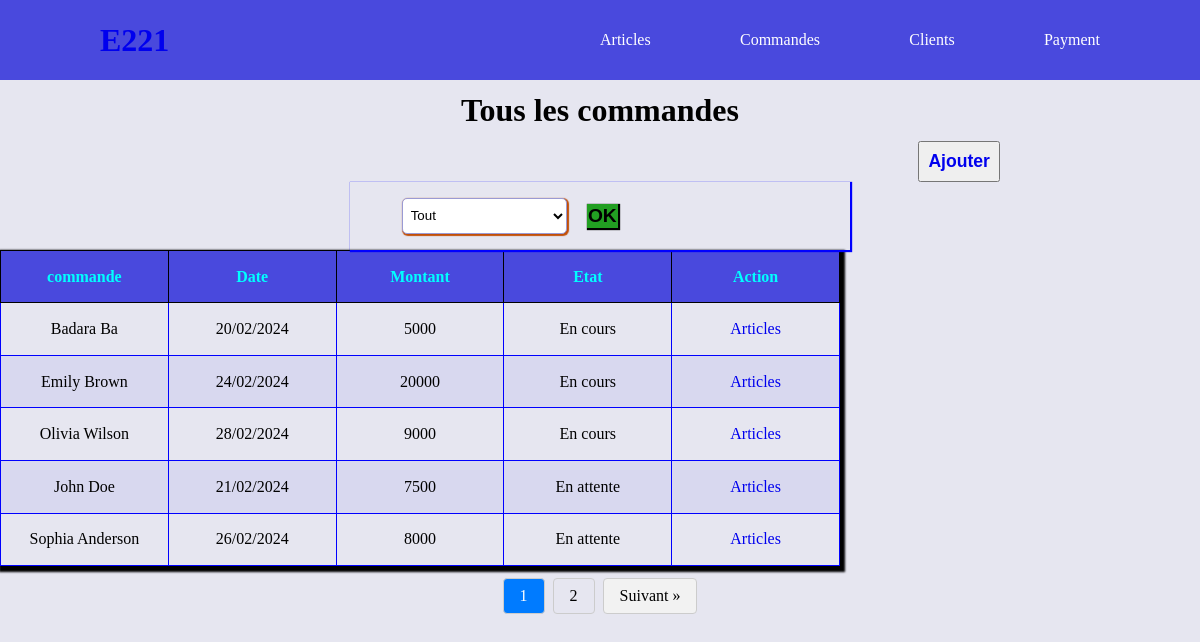
Screenshot of /?controller=commande&page=commande with the database file from the repository.
### tables this page shows
CREATE TABLE commande(
   idc INT NOT NULL AUTO_INCREMENT ,
   datec DATE,
   montant VARCHAR(100),
   idetat INT NOT NULL,
   id INT NOT NULL,
   FOREIGN KEY(id) REFERENCES client(id),
   FOREIGN KEY(idetat) REFERENCES etatcom(idetat),
   PRIMARY KEY(idc)
);

CREATE TABLE client(
   id INT NOT NULL AUTO_INCREMENT ,
   nom VARCHAR(100) NOT NULL,
   prenom VARCHAR(100) NOT NULL,
   telephone VARCHAR(20) NOT NULL UNIQUE,
   PRIMARY KEY(id)
);

CREATE TABLE etatcom(
   idetat INT NOT NULL AUTO_INCREMENT ,
   nometat VARCHAR(20),
   PRIMARY KEY(idetat)
);

### config/helpers.php (called while the page is built, shortened)
<?php
function loadview(string $views, array $data = [], $layout = "base")
{
    extract($data);
    require_once(ROOT . "/views/" . $views);
    $cFV = ob_get_clean();
    require_once("../views/layout/" . $layout . ".layout.php");
}
function path(string $controller, string $page, array $additional = []): string
{
    $link = WEBROOT . "/?controller=$controller&page=$page";
    if (!empty($additional)) {
      foreach ($additional as $key => $value) {
        $link=$link."&"."$key=$value";
      }
    }
    return $link;
}
function countElement(string $table){
    $sql= "select count(*) as total from $table"  ;
   return executeSelect($sql,[],true);
}

### public/index.php (called while the page is built, shortened)
<?php
    require_once(ROOT."/config/router.php");

### bd/database.php (called while the page is built, shortened)
<?php
function openConnexion(){
    $data=null;
    $servername = 'localhost';
    $username = 'gesarticle';
    $password = 'passer123';
    $dbname="article";
    try {
        $conn = new PDO("mysql:host=$servername;dbname=$dbname", $username, $password);
        $conn->setAttribute(PDO::ATTR_ERRMODE, PDO::ERRMODE_EXCEPTION);
        $conn->setAttribute(PDO::ATTR_DEFAULT_FETCH_MODE, PDO::FETCH_ASSOC);
        return $conn;
    } catch(PDOException $e) {
        echo "Erreur de connexion à la base de données : " . $e->getMessage();
    }
}
function executeSelect(string $sql,array $data=[],$one=false) {
        $conn=openConnexion();
        $statement = $conn->prepare($sql);
      count($data)==0?$statement->execute():$statement->execute($data);
      $result=$one==true?$statement->fetch():$statement->fetchAll();
        return $result ;
}

### model/commande.model.php (called while the page is built, shortened)
<?php
function findAllCommandes(int $filtre,$debut=0):array{
    $sql="select *,DATE_FORMAT(datec, '%d/%m/%Y') as datec from commande c,client cl, etatcom et where c.id=cl.id and c.idetat=et.idetat";
     $sql=$sql." limit $debut,5";
    return executeSelect($sql,$filtre!=0?["filtre"=>$filtre]:[]);
}

### views/commande/allcommande.html.php (the view, shortened to what this page needs)
<h1> Tous les commandes</h1>
<div class="col-12 flex aic jcc">
    <div class="col-8 flex aiend">
        <button><a href="<?= path('commande', 'ajoutcommande') ?>">Ajouter</a></button>
    </div>
    </div>
<form action="<?= WEBROOT ?>" method="get">
    <div class="formc flex aic jcc col-5">
        <div class="col-10 flex jc-se aic">
            <select name="etat" id="" class="col-5">
                <option value="0">Tout</option>
            </select>
            <button type="submit" name="page" value="commande" class="butfiltre bgreen"> OK </button>
        </div>
    </div>
</form>
<table>
    <thead>
        <th>commande</th>
        <th>Date</th>
        <th>Montant</th>
        <th>Etat</th>
        <th> Action</th>
    </thead>
    <tbody>
        <?php foreach ($commandes as $key => $commande) : ?>
            <tr>
                <td><?= $commande["prenom"] . " " . $commande["nom"] ?></td>
                <td><?= $commande["datec"] ?></td>
                <td><?= $commande["montant"] ?></td>
                <td><?= $commande["nometat"] ?></td>
                <td> <a href="<?= path('article','article',['key'=>$commande['idc']])?>"> Articles</a> </td>
            </tr>
        <?php endforeach ?>
    </tbody>
</table>
<div class="flex jcc aic col-12 espaceTB">
    <div class="pagination ">
        <?php for ($i = 1; $i <= $nbr_page; $i++) : ?>
            <a href=" <?= path('commande', 'commande', ['pos' => $i,"etat"=>$_SESSION["filtre"]]) ?>" class=<?=$page==$i?"active":""?>><?= $i ?> </a>
        <?php endfor ?>
        <?php if ($page < $nbr_page) : ?>
        <a href="<?= path('commande', 'commande', ['pos' => ($page+1),"etat"=>$_SESSION["filtre"]]) ?>" class="next">Suivant &raquo;</a>
        <?php endif ?>
    </div>
</div>

### config/router.php
<?php
if (isset($_REQUEST["controller"])) {
    if ($_REQUEST["controller"]=="commande") {
        require_once(ROOT."/controller/commande.controller.php");
    } else  if ($_REQUEST["controller"]=="article") {
        require_once(ROOT."/controller/article.controller.php");
    } else  if ($_REQUEST["controller"]=="client") {
        require_once(ROOT."/controller/client.controller.php");
    }else  if ($_REQUEST["controller"]=="payement") {
        require_once(ROOT."/controller/payement.controller.php");
    }
}else {
    require_once(ROOT."/controller/article.controller.php");
}

### controller/commande.controller.php (shortened to what this page needs)
<?php
if (isset($_REQUEST["page"])) {
    if ($_REQUEST["page"] == "commande") {
        $filtre = isset($_GET["etat"]) ? $_GET["etat"] : 0;
        $etats = findAllEtats();
        extract(countElement("commande"));
        $page = isset($_GET["pos"]) ? $_GET["pos"] : 1;
        $nbr_page = ceil($total / 5);
        $debut = ($page - 1) * 5;
        $commandes = isset($_GET["key"]) ? findAllCommandesByClientId($filtre, $_GET["key"], $debut) : findAllCommandes($filtre, $debut);
        loadview("commande/allcommande.html.php", ["commandes" => $commandes, "etats" => $etats, "nbr_page" => $nbr_page, "page" => $page]);
    } else  if ($_REQUEST["page"] == "ajoutcommande") {
        if (isset($_POST["tel"])) {
            if (isset($_SESSION["allArticle"])) {
                unset($_SESSION["allArticle"]);
            }
            if (isset($_SESSION["client-c"])) {
                unset($_SESSION["client-c"]);
            }
            if (isset($_SESSION["article"])) {
                unset($_SESSION["article"]);
            }
            if (isset($_SESSION["qte"])) {
                unset($_SESSION["qte"]);
            }
            if (isset($_SESSION["ncom"])) {
                unset($_SESSION["ncom"]);
            }
            $_SESSION["allArticle"] = findAllArticlesNonPAgi();
            $_SESSION["ncom"] = [];
            $tab = [];
            $phone = trim($_POST["tel"]);
            obligatoire("tel", $phone, $tab);
            if (validate($tab)) {
                $client = findClientByTel($phone);
                if ($client) {
                    $_SESSION["client-c"] = $client;
                } else {
                    $tab["tel"] = "Ce client n'existe pas! Veuillez verifier votre saisie, ou <a href=".path('client', 'ajoutclient').">l'ajouter</a>";
                    $_SESSION["tab"] = $tab;
                }
            } else {
                $_SESSION["tab"] = $tab;
            }
        }else
        if (isset($_POST["ref"])) {
            if (isset($_SESSION["article"])) {
                unset($_SESSION["article"]);
            }
            if (isset($_SESSION["qte"])) {
                unset($_SESSION["qte"]);
            }
            $tab = [];
            $ref = trim($_POST["ref"]);
            obligatoire("ref", $ref, $tab);
            if (validate($tab)) {
                $article = findArticleByRef1($ref, $_SESSION["allArticle"]);
                if ($article) {
                    $_SESSION["article"] = $article;
                } else {
                    $tab["ref"] = "Cet article n'existe pas! Veuillez verifier votre saisie.";
                    $_SESSION["tab"] = $tab;
                }
            } else {
                $_SESSION["tab"] = $tab;
            }
        }else
        if (isset($_POST["qte"])) {
            if (isset($_SESSION["qte"])) {
                unset($_SESSION["qte"]);
            }
            $tab = [];
            $qte = trim($_POST["qte"]);
            obligatoire("qte", $qte, $tab);
            if (validate($tab)) {
                if (is_numeric($qte)) {
                    $_SESSION["qte"] = $qte;
                    if ($qte < 0) {
                        $_SESSION["tab"]["qte"] = "La quantité saisie doit etre superieur a zero!!!";
                    } else if ($_SESSION["article"]["qtestock"] >= $qte) {
                        $nart = [
                            "libelle" => $_SESSION["article"]["libelle"],
                            "prix" => $_SESSION["article"]["prixunitaire"],
                            "qte" => $qte,
                            "ida" => $_SESSION["article"]["ida"]
                        ];
                        $xol = findArticleByref1($nart['libelle'], $_SESSION["ncom"]);
                        if ($xol) {
                            updateNcom($nart['libelle'], $_SESSION["ncom"], $qte);
                        } else {
                            $_SESSION["ncom"][] = $nart;
                        }
                        updateQte($nart["libelle"], $_SESSION["allArticle"], $qte);
                        $_SESSION["article"]["qtestock"] = $_SESSION["article"]["qtestock"] - $qte;
                    } else {
                        $_SESSION["tab"]["qte"] = "La quantité saisie doit etre inferieur a la quantité en stock";
                    }
                } else {
                    $_SESSION["tab"]["qte"] = "La quantité doit être numérique. Veuillez verifier votre saisie.";
                }
            } else {
                $_SESSION["tab"] = $tab;
            }
        }else
        if (isset($_GET["remove"])) {
            upgrateQteAfterRemove($_SESSION["ncom"][$_GET["remove"]]["libelle"], $_SESSION["allArticle"], $_SESSION["ncom"][$_GET["remove"]]["qte"]);
           unset($_SESSION["ncom"][$_GET["remove"]]);
        } else
        if (isset($_POST["Acommander"])) {
            $Ncom = [
                "datec" => date("Y-m-d"),
                "montant" => intval($_SESSION["som"]),
                "idetat" => 2,
                "id" => intval($_SESSION["client-c"]["id"])
            ];
            addCommande($Ncom);
            extract(findLastCommandeId());
            addToAvoir($idc, $_SESSION["ncom"]);
            updateArticleStock1($_SESSION["ncom"]);
            unset($_SESSION["client-c"]);
            unset($_SESSION["article"]);
            unset($_SESSION["qte"]);
            unset($_SESSION["ncom"]);
            unset($_SESSION["som"]);
            redirectToRoute("commande", "commande");
            exit;
        }
        loadview("commande/ajoutcommande.html.php");
    }
} else {
    redirectToRoute("commande", "commande");
}

### views/layout/base.layout.php (shortened to what this page needs)
<!DOCTYPE html>
<html lang="en">
<head>
    <link rel="stylesheet" href="<?=WEBROOT?>/css/style.css">
</head>
<body>
    <?php
    require_once("../views/partials/menu.html.php");
    echo $cFV;
    ?>
</body>
</html>

### views/partials/menu.html.php
<div class="header col-12 flex">
        <div class="col-10 flex ndt">
        <div class="logo col-xs-6 col-sm-6 col-md-3 flex">
            <h1><a href="<?=WEBROOT?>">E221</a></h1>
        </div>
        <ul class=" menu flex col-md-6">
            <li><a href="<?= path('article','article')?>">Articles</a></li>
            <li><a href="<?= path('commande','commande')?>">Commandes</a></li>
            <li><a href=" <?= path('client','listclient')?>">Clients</a></li>
            <li><a href="<?= path('payement','ajoutpayement')?>">Payment</a></li>
        </ul>
    </div>
</div>

### public/css/style.css (style rules this page uses)
* { padding: 0; margin: 0; list-style-type: none; text-decoration: none; box-sizing: border-box; }
.aiend { align-items: flex-end; justify-content: right; }
.bgreen { background-color: rgb(34, 159, 34); }
.espaceTB { margin: 1% 0%; }
.jcc { justify-content: center; }
.flex { display: flex; align-items: center; }
body { background-color: rgb(230, 230, 240); }
table { border-collapse: collapse; box-shadow: 2px 3px 2px 3px black; width: 70%; text-align: center; table-layout: fixed; }
th { border: solid 1px black; padding: 2%; background-color: rgb(73, 73, 221); color: aqua; text-align: center; }
td { border: solid 1px blue; padding: 2%; text-align: center; }
.tabpay input,select { width: 100%; height: 4.5vh; border: solid rgb(154, 154, 212) 1px; background-color: rgb(245, 239, 239); box-shadow: 1px 1px 1px 1px black; margin-bottom: 1%; margin-top: 1%; padding: 1%; border-radius: 5px; }
tbody tr:nth-child(even) { background-color: rgb(216, 216, 239); }
h1 { text-align: center; margin: 1% 0; }
.header { height: 10vh; background-color: rgb(73, 73, 221); justify-content: space-around; color: white; }
.menu { justify-content: space-between; }
.menu li a { color: white; }
.ndt { justify-content: space-between; }
form { width: 100%; display: flex; align-items: center; justify-content: center; color: black; border-radius: 5px; transition: 1s; }
.formc { display: flex; flex-direction: column; justify-content: space-around; align-items: center; width: 40%; height: 80%; box-shadow: 1px 1px 1px 1px blue; padding: 1%; }
select, input { width: 70%; height: 4.5vh; border: solid rgb(154, 154, 212) 1px; background-color: rgb(245, 239, 239); box-shadow: 1px 1px 1px 1px #c14e07; margin-bottom: 1%; margin-top: 1%; padding: 1%; border-radius: 5px; }
select, input:hover, textarea:hover { background-color: white; color: black; }
button { color: white; padding: 1%; font-weight: 900; font-size: 1.1em; cursor: pointer; transition: .8s; }
.butfiltre { margin-left: 5%; color: black; padding: .3%; box-shadow: 1px 1px 1px 1px black; font-size: 1.2em; transition: .5s; border: none; }
.pagination { display: flex; list-style: none; padding: 0; }
.pagination a { color: #000; text-decoration: none; padding: 8px 16px; margin: 0 4px; border: 1px solid #ccc; border-radius: 4px; }
.pagination a.active { background-color: #007bff; color: #fff; }
.pagination .prev, .pagination .next { background-color: #f2f2f2; }
.col-5 { width: 41.66%; }
.col-8 { width: 66.66%; }
.col-10 { width: 83.33%; }
.col-12 { width: 100%; }
@media only screen and (min-width: 600px) { .col-sm-6 { width: 50%; } }
@media only screen and (min-width: 768px) { .col-md-3 { width: 25%; } }
@media only screen and (min-width: 768px) { .col-md-6 { width: 50%; } }

### rows the page displays
commande: id.prenom "Badara", id.nom "Ba", datec "20/02/2024", montant "5000", idetat.nometat "En cours"
commande: id.prenom "Emily", id.nom "Brown", datec "24/02/2024", montant "20000", idetat.nometat "En cours"
commande: id.prenom "Olivia", id.nom "Wilson", datec "28/02/2024", montant "9000", idetat.nometat "En cours"
commande: id.prenom "John", id.nom "Doe", datec "21/02/2024", montant "7500", idetat.nometat "En attente"
commande: id.prenom "Sophia", id.nom "Anderson", datec "26/02/2024", montant "8000", idetat.nometat "En attente"
